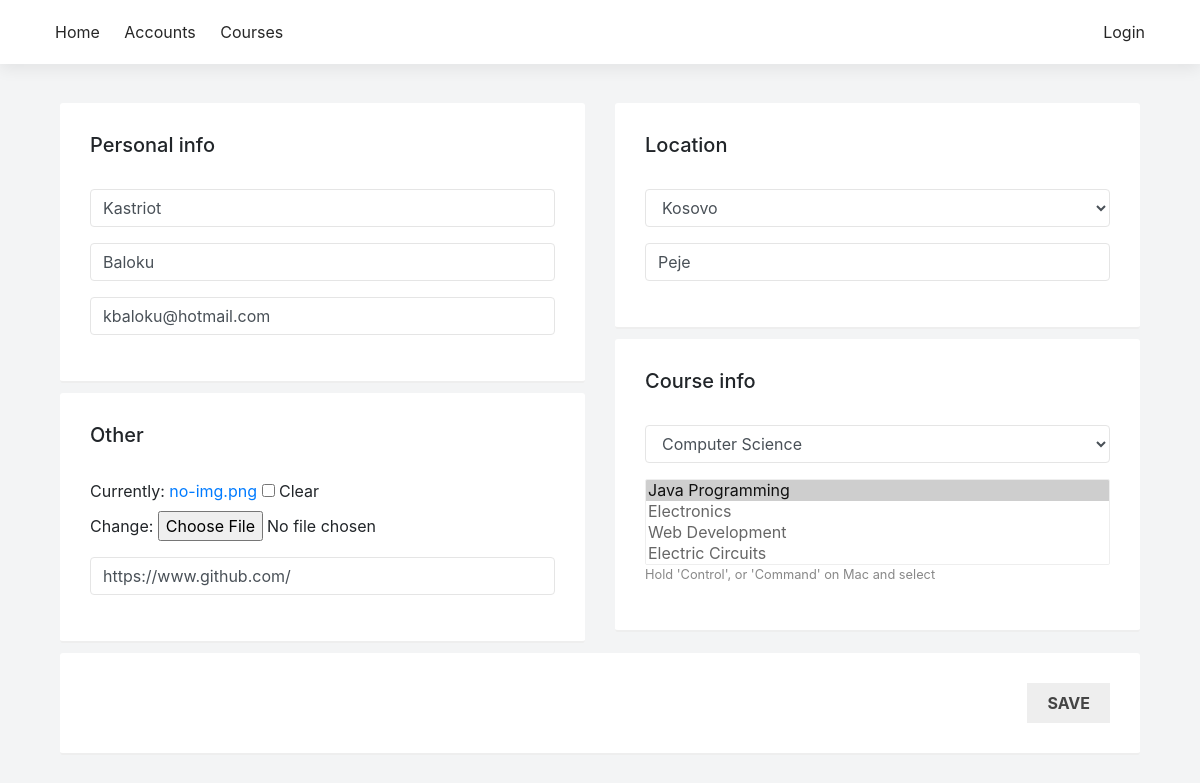
Page /profile/edit/16 on the earlier database version.
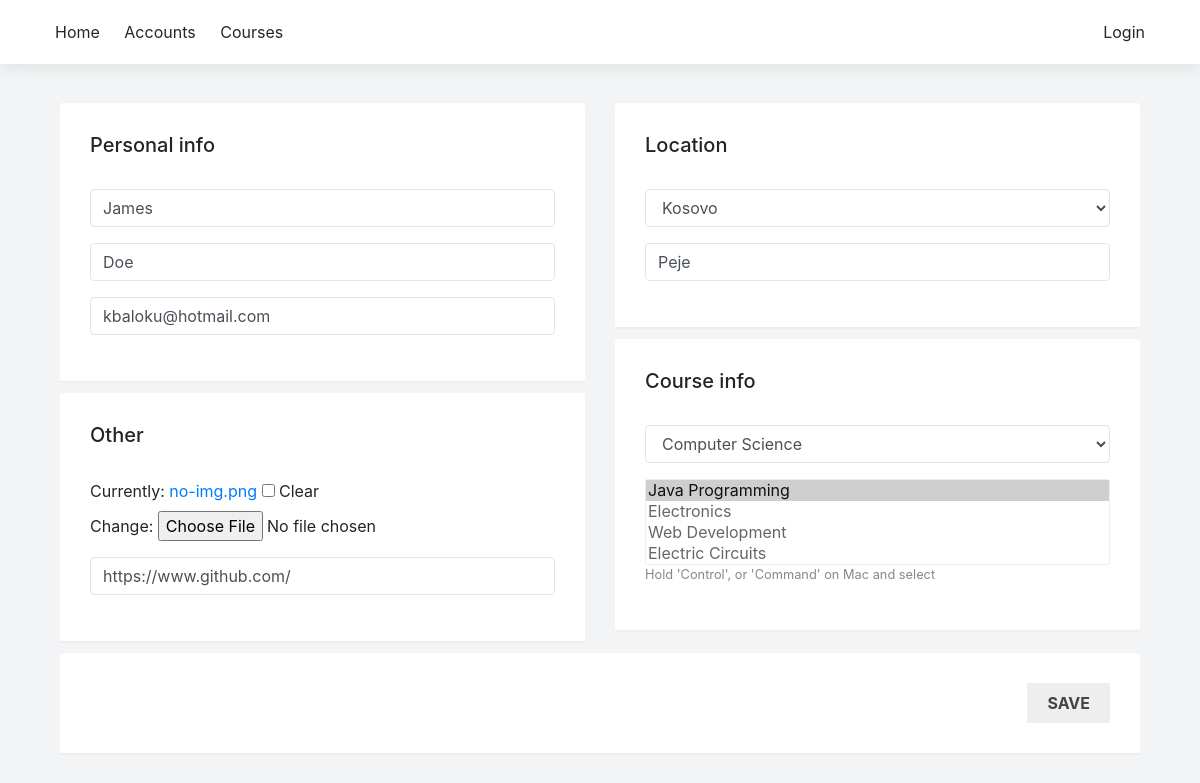
Same page on the later database version.
### sems/models.py (models this page shows, shortened)
class Student(models.Model):
    user = models.OneToOneField(User, on_delete=models.CASCADE, null=True)
    first_name = models.CharField(max_length=100, null=True)
    last_name = models.CharField(max_length=100, null=True)
    picture = models.ImageField(null=True, blank=True, default='no-img.png')
    website = models.URLField(max_length=100, null=True, blank=True)
    email = models.EmailField(max_length=100, null=True)
    program = models.ForeignKey(Program, on_delete=models.SET_NULL, null=True)
    country = models.ForeignKey(State, on_delete=models.SET_NULL, null=True)
    city = models.CharField(max_length=100, null=True)
    course = models.ManyToManyField(Course, related_name='course')
    course_teacher = models.ManyToManyField(Course, related_name='course_teacher')

### sems/views.py (the view)
# urls.py: path('profile/edit/<int:pk>', views.user_edit, name='user_edit'),
def user_edit(request, pk):
    user = Student.objects.get(pk=pk)
    instance = get_object_or_404(Student, pk=pk)
    if request.method == 'POST':
        form = UpdateProfile(request.POST, instance = instance)
        if form.is_valid():
            form.save()
            return redirect('students')
    else:
        form = UpdateProfile(instance=instance)
    return render(
        request, 'user_profile_edit.html', {'form': form, 'user': user},
    )

### sems/forms.py
class UpdateProfile(forms.ModelForm):
    class Meta:
        model = Student
        fields = ('first_name', 'last_name', 'email', 'course', 'program', 'country', 'city', 'picture', 'website', )
    def __init__(self, *args, **kwargs):
        super().__init__(*args, **kwargs)
        self.fields['first_name'].widget.attrs.update({'class': 'form-control', 'placeholder': 'First Name'})
        self.fields['last_name'].widget.attrs.update({'class': 'form-control', 'placeholder': 'Last Name'})
        self.fields['email'].widget.attrs.update({'class': 'form-control', 'placeholder': 'Email'})
        self.fields['program'].widget.attrs.update({'class': 'form-control'})
        self.fields['country'].widget.attrs.update({'class': 'form-control'})
        self.fields['city'].widget.attrs.update({'class': 'form-control', 'placeholder': 'City'})
        self.fields['website'].widget.attrs.update({'class': 'form-control', 'placeholder': 'Website'})
        self.fields['course'].widget.attrs.update({'class': 'full-width'})

### sems/models.py (called while the page is built)
    def __str__(self):
        return self.name

    def __str__(self):
        return self.name

    def __str__(self):
        return self.name

### sems/templates/user_profile_edit.html (shortened to what this page needs)
{% extends 'base_generic.html' %}
{% block javascript %}
{% load static %}
{% endblock %}
{% block content %}
<div class="container">
        <form method="post">
            <div class="row">
                <div class="col-md-6">
                    <div class="card-box">
                        <h5>Personal info</h5><br/>
                        <div class="form-group">
                            {{ form.first_name }}
                        </div>
                        <div class="form-group">
                            {{ form.last_name }}
                        </div>
                        <div class="form-group">
                            {{ form.email }}
                        </div>
                    </div>
                    <div class="card-box">
                        <h5>Other</h5><br/>
                        <div class="form-group">
                            {{ form.picture }}
                        </div>
                        <div class="form-group">
                            {{ form.website }}
                        </div>
                    </div>
                </div>
                <div class="col-md-6">
                    <div class="card-box">
                        <h5>Location</h5><br/>
                        <div class="form-group">
                            {{ form.country }}
                        </div>
                        <div class="form-group">
                            {{ form.city }}
                        </div>
                    </div>
                    <div class="card-box">
                        <h5>Course info</h5><br/>
                        <div class="form-group">
                            {{ form.program }}
                        </div>
                        <div class="form-group">
                            {{ form.course }}<br/>
                            <small class="faded">Hold 'Control', or 'Command' on Mac and select</small>
                        </div>
                    </div>
                </div>
                <div class="col-md-12">
                    <div class="card-box text-right">
                        <input type="submit" class="btn btn-primary" value="SAVE">
                    </div>
                </div>
            </div>
        </form>
</div>
{% endblock %}

Differences in the rows shown:
changed Student "kbaloku@hotmail.com": first_name "Kastriot" → "James"; last_name "Baloku" → "Doe"
